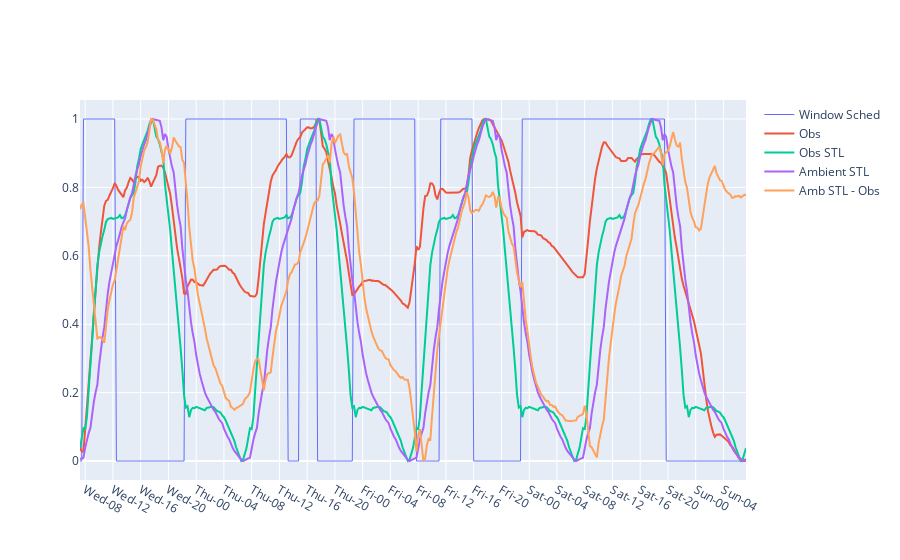

The code cell stored with this chart in its notebook:
### Code cell
fig = go.Figure()

fig.add_trace(go.Scatter(
                    x=a01["DateTime"].index,
                    y=h.normalize(a01["Window Open"]), 
                    mode='lines',
                    name="Window Sched",
                    line=dict(width=1),
                ))

fig.add_trace(go.Scatter(
                    x=a01["DateTime"].index,
                    y=h.normalize(a01["Temp C"]), 
                    mode='lines',
                    name="Obs"
                ))




fig.add_trace(go.Scatter(
                    x=stl_obs.seasonal.index,
                    y=h.normalize(stl_obs.seasonal), 
                    mode='lines',
                    name="Obs STL "
                ))


fig.add_trace(go.Scatter(
                    x=stl_amb_norm.index,
                    y=stl_amb_norm, 
                    mode='lines',
                    name="Ambient STL "
                ))

                

fig.add_trace(go.Scatter(
                    x=stl_amb_minus_obs.index,
                    y=stl_amb_minus_obs, 
                    mode='lines',
                    name="Amb STL - Obs "
                ))

# fig.add_trace(go.Scatter(
#                     x=stl_deriv.seasonal.index,
#                     y=h.normalize(stl_deriv.seasonal), 
#                     mode='lines',
#                     name="Deriv STL"
#                 ))

fig.update_xaxes(
    dtick=4*60*60*1000, #1 hr in miliseconds,
    tickformat='%a-%H')

### Figure 1 — Plotly figure (JSON) as saved in the notebook; plotly's stock layout.template omitted (floating-point values rounded to 4 significant figures; data arrays with more than 128 entries replaced by an {"elided": "..."} marker saying what was removed)
{"data": [{"line": {"width": 1}, "mode": "lines", "name": "Window Sched", "type": "scatter", "x": {"elided": "385 str values"}, "y": {"elided": "385 int values"}}, {"mode": "lines", "name": "Obs", "type": "scatter", "x": {"elided": "385 str values"}, "y": {"elided": "385 float values"}}, {"mode": "lines", "name": "Obs STL ", "type": "scatter", "x": {"elided": "385 str values"}, "y": {"elided": "385 float values"}}, {"mode": "lines", "name": "Ambient STL ", "type": "scatter", "x": {"elided": "385 str values"}, "y": {"elided": "385 float values"}}, {"mode": "lines", "name": "Amb STL - Obs ", "type": "scatter", "x": {"elided": "385 str values"}, "y": {"elided": "385 float values"}}], "layout": {"xaxis": {"dtick": 14400000, "tickformat": "%a-%H"}}}
